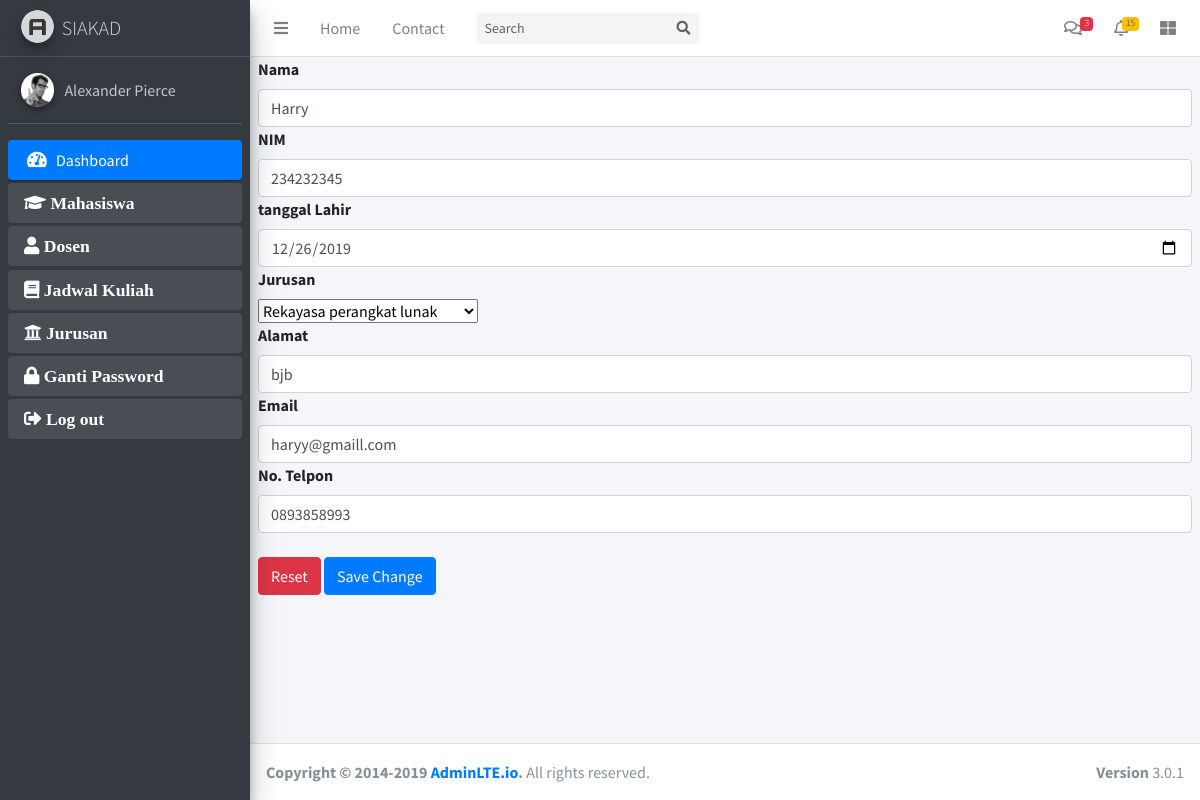
The page /index.php/mahasiswa/edit/14 on the database its author committed.
### tables this page shows
CREATE TABLE `tb_mahasiswa` (
  `id` int(11) NOT NULL,
  `nama` varchar(100) NOT NULL,
  `nim` int(8) NOT NULL,
  `tgl_lahir` date NOT NULL,
  `jurusan` varchar(100) NOT NULL,
  `alamat` varchar(150) NOT NULL,
  `email` varchar(150) NOT NULL,
  `no_telp` varchar(20) NOT NULL,
  `foto` varchar(500) NOT NULL
);

### application/controllers/mahasiswa.php (called while the page is built, shortened)
<?php
class Mahasiswa extends CI_Controller{
    public function edit($id)
    {
        $where = ['id' => $id];
        $data["mahasiswa"] = $this->m_mahasiswa->edit_data($where, 'tb_mahasiswa')->result();
        $this->load->view('template/header');
		$this->load->view('template/sidebar');
		$this->load->view('edit', $data);
		$this->load->view('template/footer');
    }
}

### index.php (called while the page is built, shortened)
<?php
require_once BASEPATH.'core/CodeIgniter.php';

### application/models/m_mahasiswa.php (called while the page is built, shortened)
<?php
class M_mahasiswa extends CI_Model{
    public function edit_data($where, $table)
    {
       return $this->db->get_where($table, $where);
    }
}

### application/views/edit.php (the view, shortened to what this page needs)
<div class="content-wrapper">
    <section class="content">
        <?php foreach($mahasiswa as $mhs): ?>
        <form action="<?php echo base_url().'mahasiswa/update' ?>" method="post">
            <div class="form-group">
                <label for="">Nama</label>
                <input type="text" name="nama" id="" class="form-control"  value="<?php echo $mhs->nama; ?>">
                <label for="">NIM</label>
                <input type="text" name="nim" id="" class="form-control"  value="<?php echo $mhs->nim; ?>">
                <label for="">tanggal Lahir</label>
                <input type="date" name="tgl_lahir" id="" class="form-control"  value="<?php echo $mhs->tgl_lahir; ?>">
                <label for="">Jurusan</label> <br>
                <select name="jurusan" id="" value="<?php echo $mhs->jurusan; ?>">
                    <option>Rekayasa perangkat lunak</option>
                </select>
                <br>
                <label for="">Alamat</label>
                <input type="text" name="alamat" id="" class="form-control" value="<?php echo $mhs->alamat; ?>">
                <label for="">Email</label>
                <input type="text" name="email" id="" class="form-control" value="<?php echo $mhs->email; ?>">
                <label for="">No. Telpon</label>
                <input type="text" name="no_telp" id="" class="form-control" value="<?php echo $mhs->no_telp; ?>">
                <br>
                <button type="reset" class="btn btn-danger">Reset</button>
                <button type="submit" class="btn btn-primary">Save Change</button>
            </div>
        </form>
        <?php endforeach; ?>
    </section>
</div>

### rows shown on the page
tb_mahasiswa: nama "Harry", nim "234232345", tgl_lahir "12/26/2019", jurusan "Rekayasa perangkat lunak", alamat "bjb", email "haryy@gmaill.com", no_telp "0893858993"
